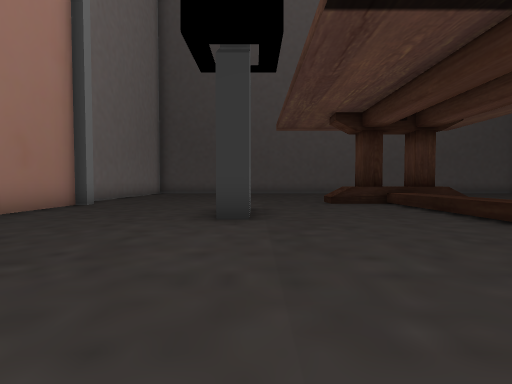
[1] (above)

22 first-person views from a walk through a level from a Godot 3-D game. The camera is 1.2 m above the floor, tilts 2° down and sees 85° across. The floor is counted in squares, 2 m on a side. Each view is taken from the middle of a square. On the plan, view 1 faces up. The plan holds only what a view shows up to about 9 squares ahead; the rest is blank. Some surface patterns are stand-ins.

[2]
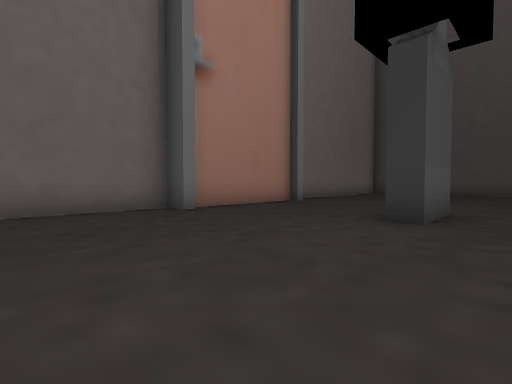

[3]
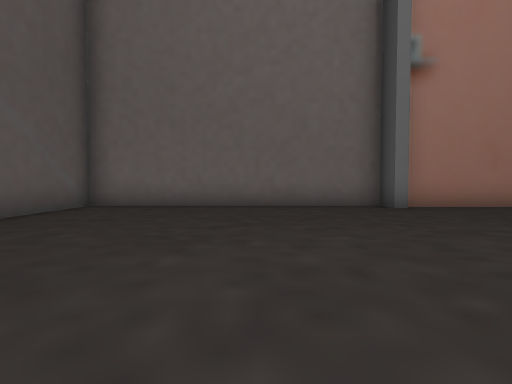

[4]
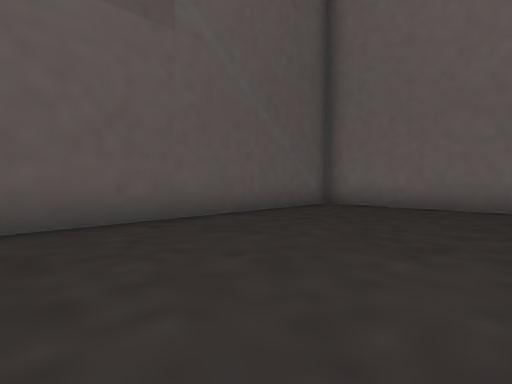

[5]
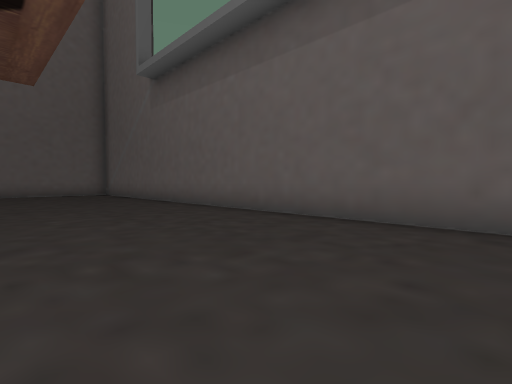

[6]
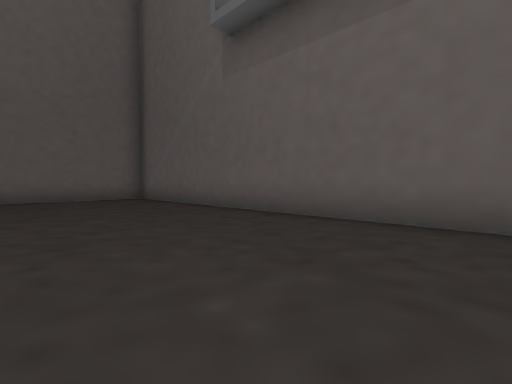

[7]
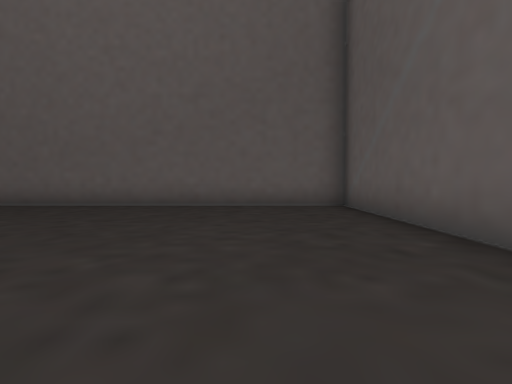

[8]
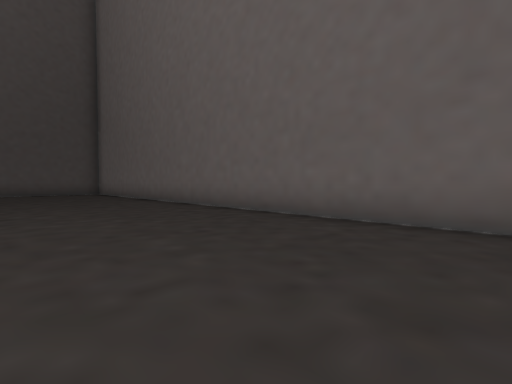

[9]
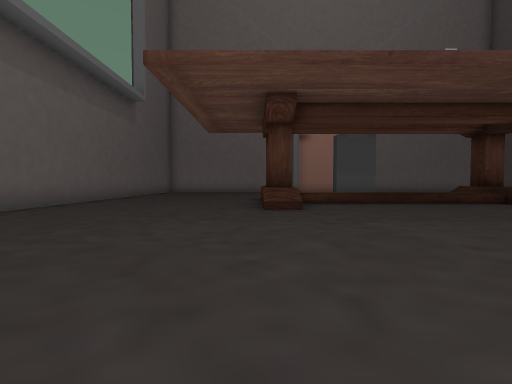

[10]
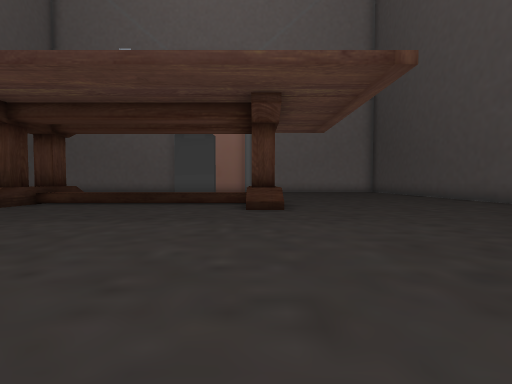

[11]
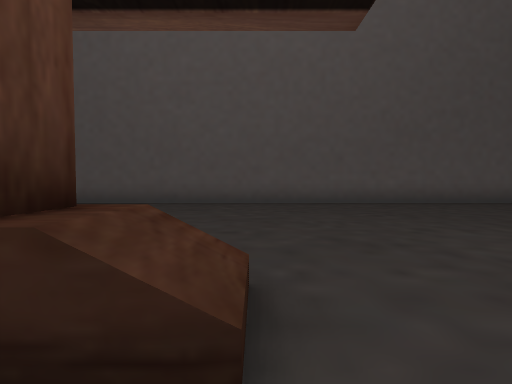

[12]
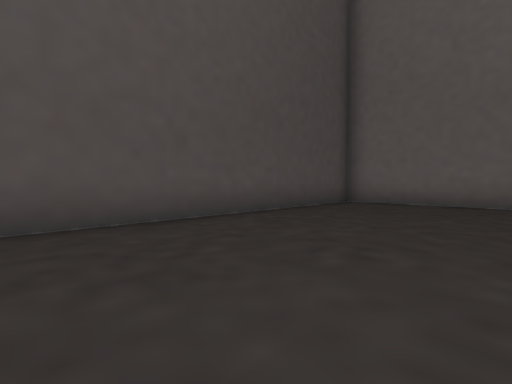

[13]
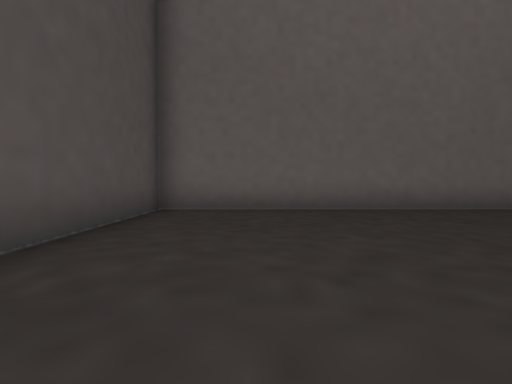

[14]
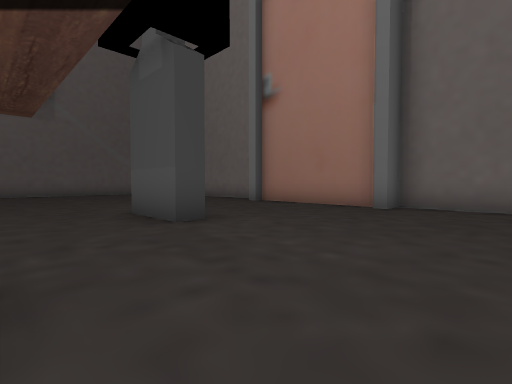

[15]
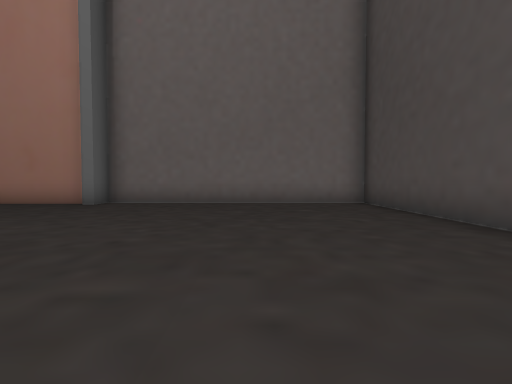

[16]
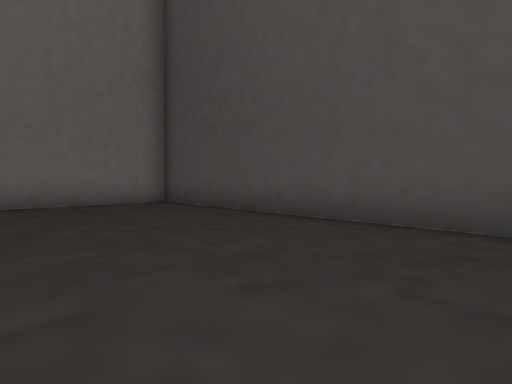

[17]
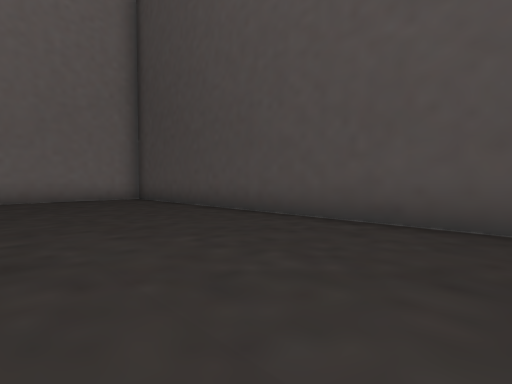

[18]
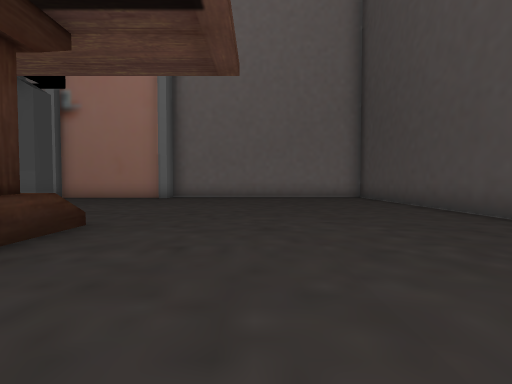

[19]
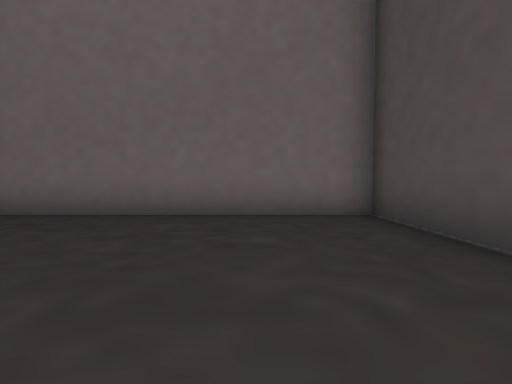

[20]
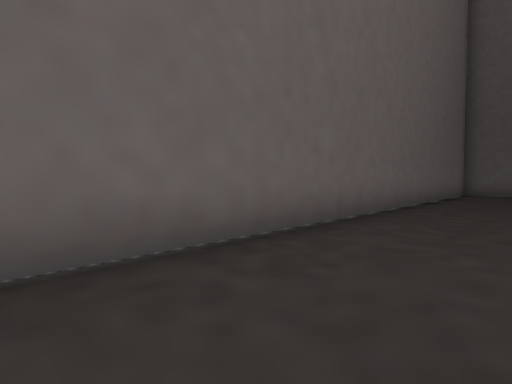

[21]
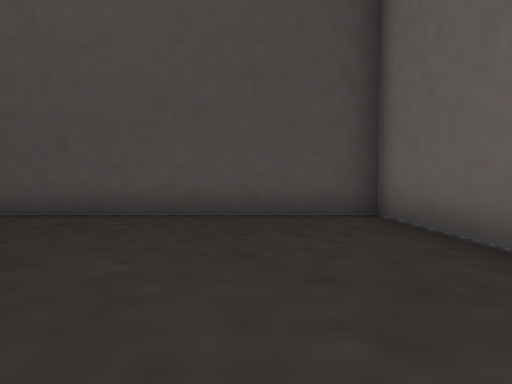

[22]
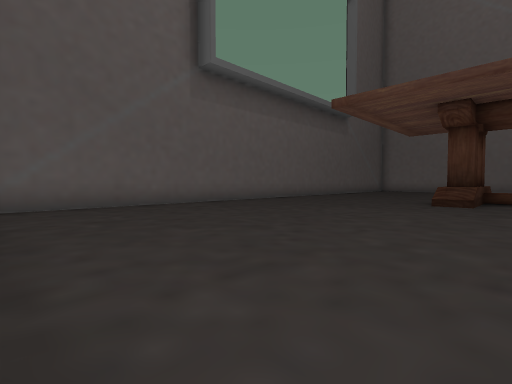

### Floor plan
Points are (right, up) in squares from view 1. A wall is a line through its corners. A room is listed if a view was taken in it or the views show most of it. See-through windows are left out.
Room 1 (views 1, 2, 3, 4, 5, 6, 7, 8, 9, 10, 11, 12, 13, 14, 15, 16, 17, 18, 19, 20, 21, 22)
walls: (5.5, 7.8) (2.5, 7.8); (5.1, 8.5) (5.1, 7.9); (3, 7.9) (3, 8.5); (2.2, 8.6) (3.6, 8.6); (3.6, 2) (3.6, 1.2); (3, 1.9) (5.1, 1.9) (5.1, 1.2); (-0.8, 6.2) (-0.1, 6.2) (-0.1, 4.5) (-0.7, 4.5); (-4.5, 3.6) (-4.5, 3.2) (-5.2, 3.2) (-5.2, -4.3) (14.3, -4.3) (14.3, 15.2) (-5.2, 15.2) (-5.2, 7.7) (-4.5, 7.7) (-4.5, 7.4); (-4.8, 7.4) (-4.8, 3.6)
low walls: (4.4, 7.9) (4.4, 2); (3.7, 3.9) (3.7, 7.9)

Where each view was taken, in squares from view 1:
view 1: 0 up, 0 right, facing up
view 2: 0 up, 1 right, facing up-left
view 3: 0 up, 2 right, facing left
view 4: 0 up, 2 right, facing down-left
view 5: 0 up, 0 right, facing down-right
view 6: 0 up, 4 right, facing down-right
view 7: 2 down, 7 right, facing right
view 8: 0 up, 10 right, facing up-right
view 9: 1 up, 12 right, facing left
view 10: 8 up, 12 right, facing left
view 11: 7 up, 6 right, facing up
view 12: 11 up, 6 right, facing up-right
view 13: 13 up, 8 right, facing right
view 14: 10 up, 2 right, facing down-left
view 15: 12 up, 3 right, facing left
view 16: 11 up, 3 right, facing up-left
view 17: 11 up, 5 right, facing up-left
view 18: 11 up, 6 right, facing left
view 19: 13 up, 0 right, facing left
view 20: 11 up, 12 right, facing down-right
view 21: 10 up, 12 right, facing up
view 22: 3 up, 14 right, facing down-left
